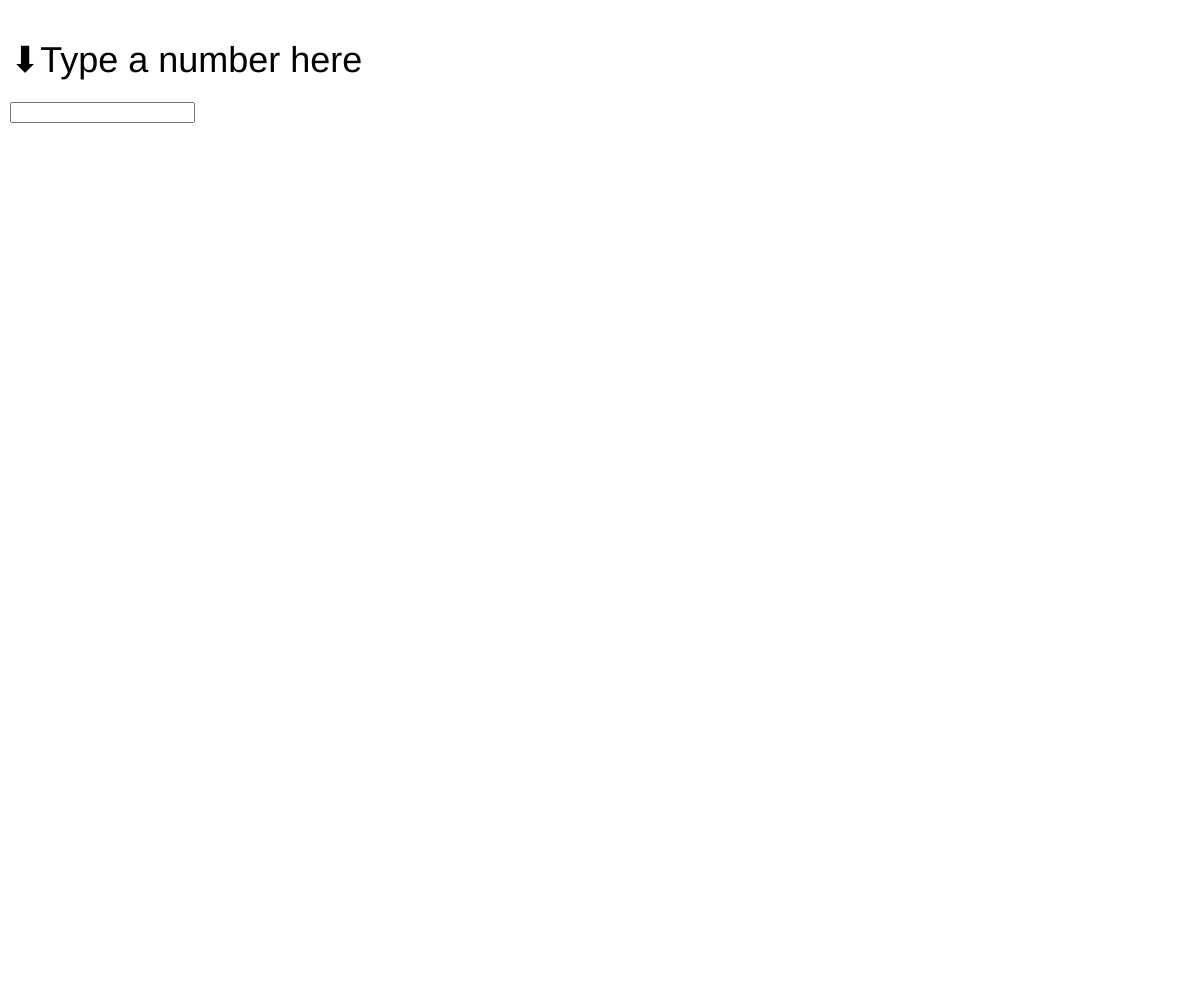
Frame 1 (no input)
Frame 60 (no input): identical to frame 1, image omitted
Frame 120 (the mouse pressed at the canvas centre since frame 60): identical to frame 1, image omitted

The p5.js sketch that drew this single still picture (run headless with seeded random() and noise() and a simulated clock; from frame 60 on, the mouse is pressed at the canvas centre):

// p5.js sketch
// ── sketch.js
function setup() {
	createCanvas(windowWidth, windowHeight);
	input = createInput()

	input.position(10, 102)
}

function draw() {
	background('white');
	textAlign('left')

	textFont('sans-serif')
	textSize(36)
	text('⬇Type a number here',10,72);
	textSize(72);
	textAlign('right')

	var number = int(input.value());
	var num = number.toString(2);
	var num16 = number.toString(16);

	if (num >= 0) {

		text('In binary, ' + number + ' is', windowWidth - 10, 132);
		textFont('courier');
		text(num, windowWidth - 10, 180);
		textSize(12);
		text("and in hexadecimal (base 16), " + number + " is", windowWidth - 10, 190)
		textSize(72);
		text(num16, windowWidth - 10, 300)

	}
}

function windowResized() {
	resizeCanvas(windowWidth, windowHeight);
}
